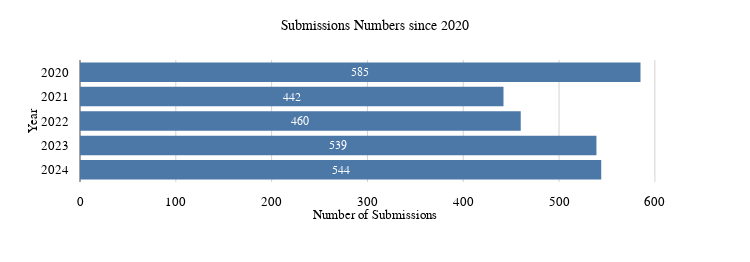

Notebook code for this chart:
### Code cell
fig = px.bar(totals,
    y='year',
    x='count', 
    orientation = 'h',
    labels={'count':'Number of Submissions', 'year':'Year'},
    text = 'count',
).update_layout(
    yaxis=dict(autorange="reversed", tickmode='linear'),
    title = 'Submissions Numbers since 2020',
    xaxis_title = 'Number of Submissions',
    **aspect(0.35)
)

fig.show(config=config)

### Figure 1 — Plotly figure (JSON) as saved in the notebook; plotly's stock layout.template omitted (floating-point values rounded to 4 significant figures)
{"data": [{"alignmentgroup": "True", "hovertemplate": "Number of Submissions=%{text}<br>Year=%{y}<extra></extra>", "legendgroup": "", "marker": {"color": "#4C78A8", "pattern": {"shape": ""}}, "name": "", "offsetgroup": "", "orientation": "h", "showlegend": false, "text": [585, 442, 460, 539, 544], "textposition": "auto", "type": "bar", "x": [585, 442, 460, 539, 544], "xaxis": "x", "y": [2020, 2021, 2022, 2023, 2024], "yaxis": "y"}], "layout": {"barmode": "relative", "height": 262, "legend": {"tracegroupgap": 0}, "margin": {"t": 60}, "title": {"text": "Submissions Numbers since 2020"}, "width": 750, "xaxis": {"anchor": "y", "domain": [0, 1], "title": {"text": "Number of Submissions"}}, "yaxis": {"anchor": "x", "autorange": "reversed", "domain": [0, 1], "tickmode": "linear", "title": {"text": "Year"}}}}
